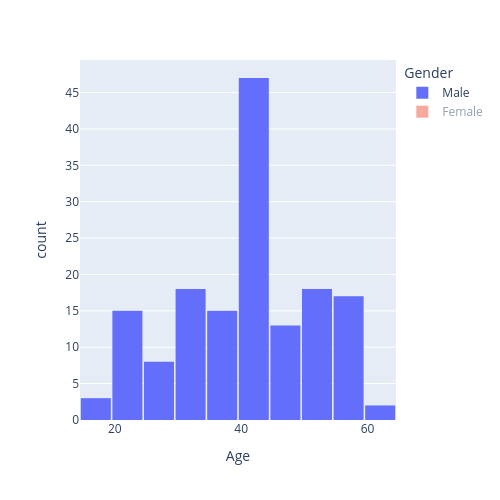

Notebook code for this chart:
### Code cell
import plotly.express as px
fig=px.histogram(df,x="Age",nbins=10,color="Gender")
fig.update_layout(bargap=0.05,
                  width=500,
                  height=500)
fig.show()

### Figure 1 — Plotly figure (JSON) as saved in the notebook; plotly's stock layout.template omitted (floating-point values rounded to 4 significant figures; data arrays with more than 128 entries replaced by an {"elided": "..."} marker saying what was removed)
{"data": [{"alignmentgroup": "True", "bingroup": "x", "hovertemplate": "Gender=Male<br>Age=%{x}<br>count=%{y}<extra></extra>", "legendgroup": "Male", "marker": {"color": "#636efa", "pattern": {"shape": ""}}, "name": "Male", "nbinsx": 10, "offsetgroup": "Male", "orientation": "v", "showlegend": true, "type": "histogram", "x": {"elided": "156 int values"}, "xaxis": "x", "yaxis": "y"}, {"alignmentgroup": "True", "bingroup": "x", "hovertemplate": "Gender=Female<br>Age=%{x}<br>count=%{y}<extra></extra>", "legendgroup": "Female", "marker": {"color": "#EF553B", "pattern": {"shape": ""}}, "name": "Female", "nbinsx": 10, "offsetgroup": "Female", "orientation": "v", "showlegend": true, "type": "histogram", "visible": "legendonly", "x": [46, 53, 60, 26, 40, 60, 30, 51, 19, 23, 34, 51, 30, 36, 25, 22, 55, 52, 20, 40, 53, 41, 59, 60, 38, 19, 57, 23, 33, 48, 43, 40, 34, 53, 54, 42, 37, 50, 34, 48, 43, 28, 40, 33, 27, 46, 33, 18, 34, 53, 46, 38, 38, 43, 40, 46, 52, 55, 52, 26, 21, 20, 36, 40, 40, 38, 37, 40, 48, 57, 29, 30, 47, 25, 57, 18, 30, 55, 39, 59, 39, 30, 19, 59, 30, 27, 49, 25, 51, 39, 41, 47, 18, 48], "xaxis": "x", "yaxis": "y"}], "layout": {"bargap": 0.05, "barmode": "relative", "height": 500, "legend": {"title": {"text": "Gender"}, "tracegroupgap": 0}, "margin": {"t": 60}, "width": 500, "xaxis": {"anchor": "y", "autorange": true, "domain": [0, 1], "range": [14.5, 64.5], "title": {"text": "Age"}, "type": "linear"}, "yaxis": {"anchor": "x", "autorange": true, "domain": [0, 1], "range": [0, 49.47], "title": {"text": "count"}}}}
